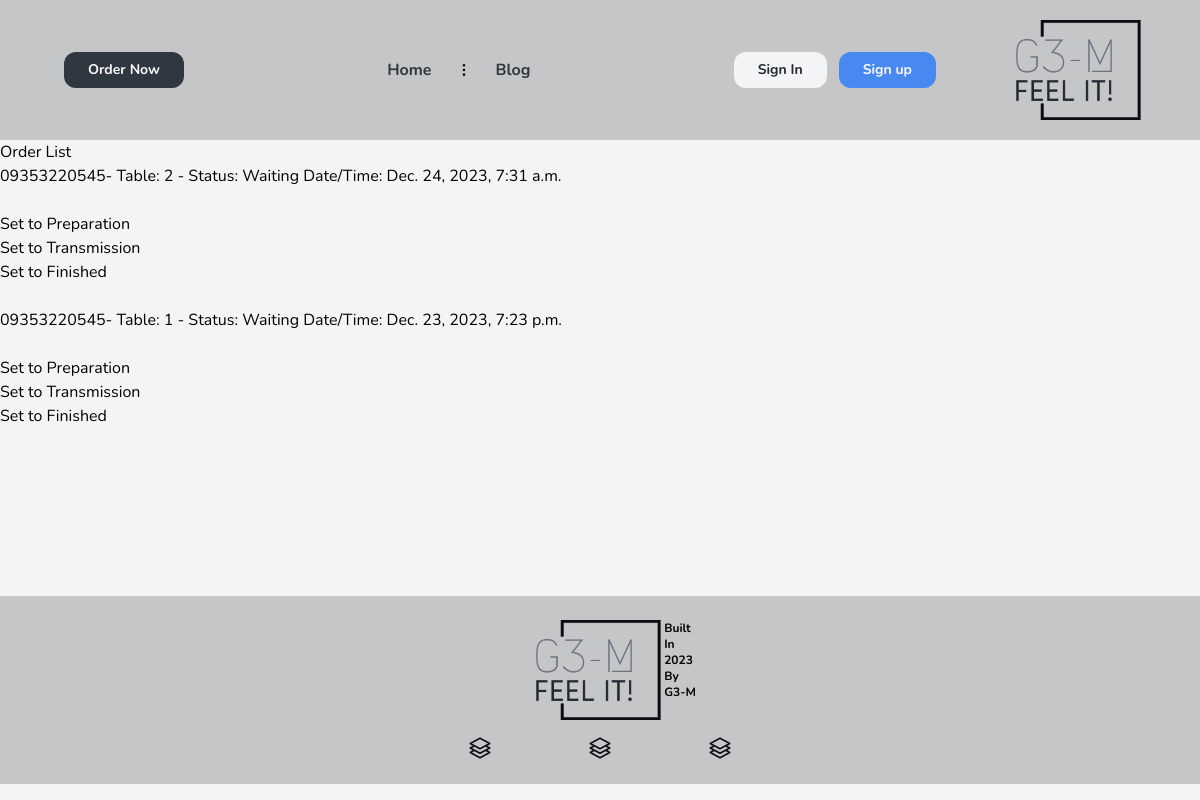
The app's page /orders/orders/w, older data.
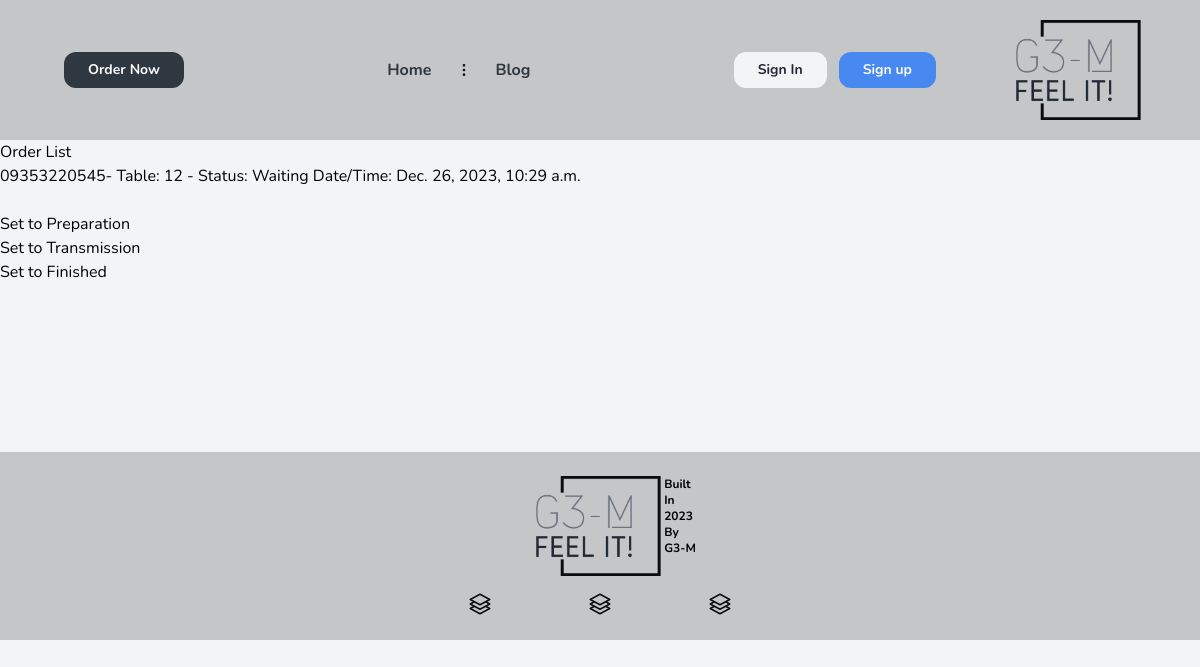
The same page, newer data.
### order/models.py (models this page shows, shortened)
class Order(BaseModel):
    status_fields = [("W", "Waiting"),
                     ("P", "Preparation"),
                     ("T", "Transmission"),
                     ("F", "Finished")]
    customer_phone = models.CharField(max_length=100, blank=True, null=True)
    id = models.UUIDField(primary_key=True, default=uuid.uuid4)
    status = models.CharField(max_length=1, choices=status_fields, default='W')
    table = models.ForeignKey(Table, on_delete=models.SET_NULL, null=True)
    class Meta:
        ordering = ['-created_at']
        indexes = [
            models.Index(fields=['-created_at']),
        ]

### tables/models.py (models this page shows)
class Table(BaseModel):
    status_fields = [("R", "Reserved"), ("E", "Empty"), ("F", "Full"), ("T", "TakeAway")]
    number = models.PositiveIntegerField()
    status = models.CharField(max_length=1, choices=status_fields, default='E')
    def __str__(self) -> str:
        return f'{self.number}'

### order/views.py (the view)
# urls.py: path('orders/w', views.OrderWaitingListView.as_view(), name='list-order-w'),
class OrderWaitingListView(ListView):
    model = Order
    template_name = 'Order_ListOrder.html'
    context_object_name = 'orders'
    ordering = ['-created_at']
    def get_queryset(self):
        return Order.objects.filter(status='W')

### core/models.py (called while the page is built)
    def get_queryset(self):
        return super().get_queryset().filter(deleted_at__isnull=True)

### templates/Order_ListOrder.html (shortened to what this page needs)
{% extends "base.html" %}
{% block content %}
    <h1>Order List</h1>
    <ul>
        {% for order in orders %}
            <li>{{ order.customer_phone }}- Table: {{ order.table }} - Status: {{ order.get_status_display }} Date/Time: {{ order.created_at }}</li>
            <form method="post" action="{% url 'order:change-status' order.id %}">
                <br>
                {% if not order.status == 'P' %}
                    <button type="submit" name="new_status" value="P">Set to Preparation</button>
                    <br>
                {% endif %}
                {% if not order.status == 'T' %}
                    <button type="submit" name="new_status" value="T">Set to Transmission</button>
                    <br>
                {% endif %}
                {% if not order.status == 'F' %}
                    <button type="submit" name="new_status" value="F">Set to Finished</button>
                    <br>
                {% endif %}
            </form>
            <br>
        {% endfor %}
    </ul>
{% endblock %}

### templates/base.html (shortened to what this page needs)
{% load static %}
<!DOCTYPE html>
<html lang="en">
<head>
    <link rel="stylesheet" href="{% static 'src/styles.css' %}">
</head>
<body class="bg-gray-100 font-enfont">
    <div class="bg-cafe-white flex  px-4 py-5">
        <nav class=" px-4 lg:py-4 flex justify-between items-center bg-cafe-white  w-full lg:mx-8 opacity-90">
        <div>
            <a class="hidden lg:inline-block py-2 px-6 bg-cafe-gray hover:bg-cafe-blue text-sm text-white font-bold rounded-xl transition duration-200" href="">Order Now</a>
        </div>
		<ul class="hidden lg:flex lg:items-start lg:justify-center lg:w-auto lg:space-x-6">
			<li class="place-self-center"><a class="text-md text-cafe-gray hover:text-blue-600 font-bold" href="{% url 'core:home' %}">Home</a></li>
			<li class="place-self-center">
				<svg xmlns="http://www.w3.org/2000/svg" fill="black" stroke="black" class="w-4 h-4 current-fill" viewBox="0 0 24 24">
					<path stroke-linecap="round" stroke-linejoin="round" stroke-width="2" d="M12 5v0m0 7v0m0 7v0m0-13a1 1 0 110-2 1 1 0 010 2zm0 7a1 1 0 110-2 1 1 0 010 2zm0 7a1 1 0 110-2 1 1 0 010 2z" />
				</svg>
			</li>
			<li class="place-self-center"><a class="text-md text-cafe-gray hover:text-blue-600 font-bold " href="{% url 'blog:list-blog' %}">Blog</a></li>
		</ul>
        <div class="flex">
            {% if not user.is_authenticated %}
            <a class="hidden lg:inline-block lg:ml-auto lg:mr-3 py-2 px-6 bg-gray-50 hover:bg-gray-100 text-sm text-gray-900 font-bold  rounded-xl transition duration-200" href="{% url 'users:login' %}">Sign In</a>
            <a class="hidden lg:inline-block py-2 px-6 bg-blue-500 hover:bg-blue-600 text-sm text-white font-bold rounded-xl transition duration-200" href="{% url 'users:register' %}">Sign up</a>
            {% else %}
            <a class="hidden lg:inline-block py-2 px-6 bg-rose-600 hover:bg-cafe-gray text-sm text-white font-bold rounded-xl transition duration-200" href="{% url 'users:logout' %}">Logout</a>
            {% endif %}
        </div>
        </nav>
        <img class="w-24 h-fit mr-3 lg:w-40 lg:mr-10" src="{% static 'src/Logo.png' %}">
    </div>
    <div class="mb-36 h-full">
        {% block content %}{% endblock %}
    </div>
    <footer class="bg-cafe-white flex flex-col items-center bottom-0 w-full z-30 py-6">
    <div class="mb-4 flex">
        <img class="w-16 lg:w-40 h-fit" src="{% static 'src/Logo.png' %}">
        <div class="lg:flex flex-col hidden">
            <p class="font-bold text-xs ">Built </p>
            <p class="font-bold text-xs "> In </p>
            <p class="font-bold text-xs "> 2023 </p>
            <p class="font-bold text-xs "> By </p>
            <p class="font-bold text-xs "> G3-M</p>
        </div>
    </div>
    <div class="flex items-center text-cafe-black gap-x-24 inline-block">
        </div>
    </footer>
</body>
</html>

Row changes from the older to the newer data that the page shows:
no longer on this page (row edited): Order: customer_phone "09353220545", table "2", status "Waiting", created_at "Dec. 24, 2023, 7:31 a.m.", shows "Set to Preparation", shows "Set to Transmission", shows "Set to Finished"
no longer on this page (row edited): Order: customer_phone "09353220545", table "1", status "Waiting", created_at "Dec. 23, 2023, 7:23 p.m.", shows "Set to Preparation", shows "Set to Transmission", shows "Set to Finished"
added Order: customer_phone "09353220545", table "12", status "Waiting", created_at "Dec. 26, 2023, 10:29 a.m.", shows "Set to Preparation", shows "Set to Transmission", shows "Set to Finished"
